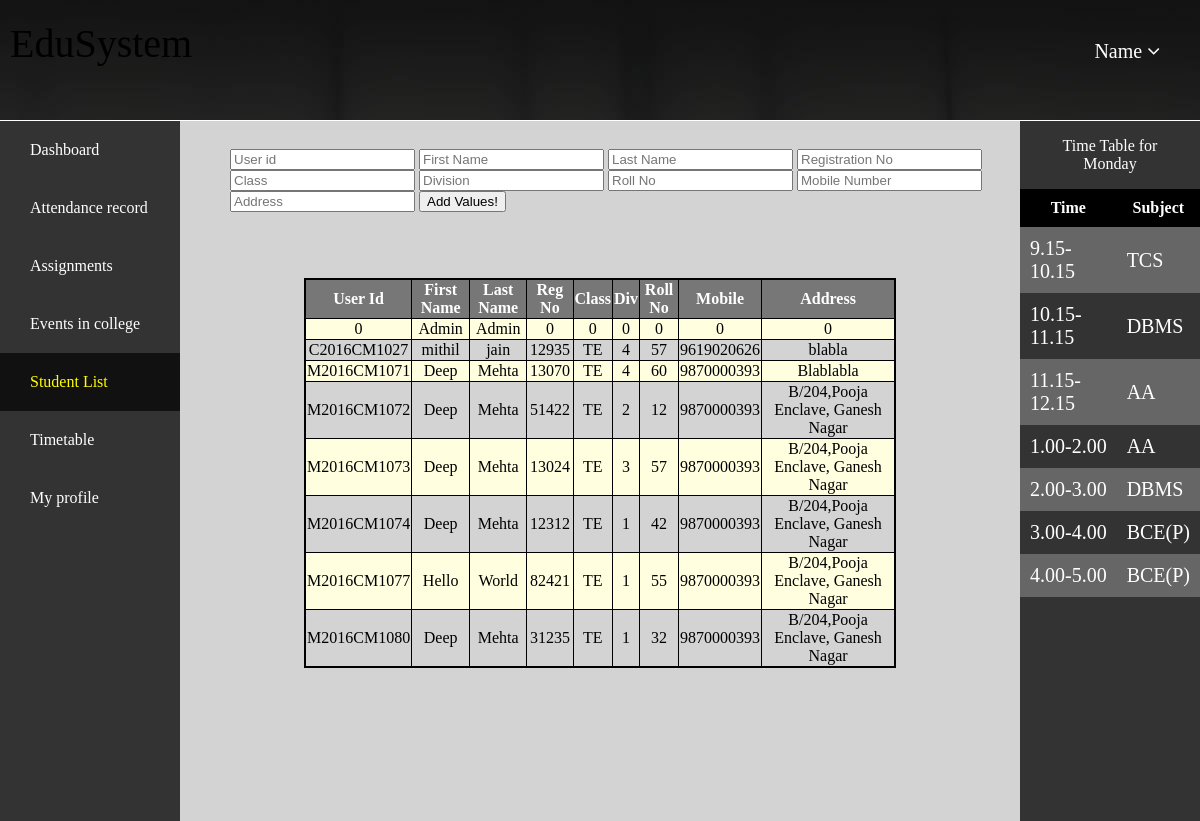
Screenshot of /home.php?page=list.php (signed in) with the database file from the repository.
### tables this page shows
CREATE TABLE `profile` (
  `UserId` varchar(15) NOT NULL,
  `Fname` text NOT NULL,
  `Lname` text NOT NULL,
  `RegNo` int(5) NOT NULL,
  `Class` varchar(2) NOT NULL,
  `Division` int(1) NOT NULL,
  `RollNo` int(2) NOT NULL,
  `MobNo` bigint(10) NOT NULL,
  `Addr` varchar(50) NOT NULL,
  `Pass` varchar(32) NOT NULL DEFAULT 'sakec',
  `S1` int(2) NOT NULL DEFAULT '0',
  `S1t` int(2) NOT NULL DEFAULT '0',
  `S2` int(2) NOT NULL DEFAULT '0',
  `S2t` int(2) NOT NULL DEFAULT '0',
  `S3` int(2) NOT NULL DEFAULT '0',
  `S3t` int(2) NOT NULL DEFAULT '0',
  `S4` int(2) NOT NULL DEFAULT '0',
  `S4t` int(2) NOT NULL DEFAULT '0',
  `S5` int(2) DEFAULT '0',
  `S5t` int(2) NOT NULL DEFAULT '0',
  `Attended` int(2) AS (S1+S2+S3+S4+S5) VIRTUAL,
  `Total` int(2) AS (S1t+S2t+S3t+S4t+S5t) VIRTUAL,
  `Percent` decimal(4,2) AS ((S1+S2+S3+S4+S5)*100/(S1t+S2t+S3t+S4t+S5t)) VIRTUAL
);

CREATE TABLE `timetable` (
  `SrNo` int(1) NOT NULL,
  `Time` varchar(15) NOT NULL,
  `Monday` varchar(15) NOT NULL,
  `Tuesday` varchar(15) NOT NULL,
  `Wednesday` varchar(15) NOT NULL,
  `Thrusday` varchar(15) NOT NULL,
  `Friday` varchar(15) NOT NULL
);

### add_details.php (the view, shortened to what this page needs)
<!DOCTYPE html>
<html lang="en">
<head>
	<link rel="stylesheet" href="Addons/profile.css">
</head>
<body>
	<div class="form">
		<form action="home.php?page=list.php&add_value=true" method="POST">
			<br>
			<input type="text" name="UserId" placeholder="User id">
			<input type="text" name="Fname" placeholder="First Name">
			<input type="text" name="Lname" placeholder="Last Name">
			<input type="number" name="RegNo" placeholder="Registration No">
			<input type="text" name="Class" placeholder="Class">
			<input type="number" name="Division" placeholder="Division">
			<input type="number" name="RollNo" placeholder="Roll No">
			<input type="number" name="MobNo" placeholder="Mobile Number">
			<input type="text" name="Addr" placeholder="Address">
			<input type="submit" name="confirm" id="confirm" value="Add Values!">
		</form>
	</div>
	<div class="list">
		<?php
			$user = 'student';
			$pass = 'sakec';
			$db = 'students';
			$conn = new mysqli('localhost', $user, $pass, $db) or die("Unable to connect to server".$db);
			$get_all = "select * from profile order by UserId";
			$data = mysqli_query($conn, $get_all) or die("No records found.");
			echo "<div class=\"table\"><table><tr><th>User Id</th><th>First Name</th><th>Last Name</th><th>Reg No</th><th>Class</th><th>Div</th><th>Roll No</th><th>Mobile</th><th>Address</th>";
			while($row = mysqli_fetch_assoc($data)) {
				echo "<tr><td>".$row["UserId"]."</td><td>".$row["Fname"]."</td><td>".$row["Lname"]."</td><td>".$row["RegNo"]."</td><td>".$row["Class"]."</td><td>".$row["Division"]."</td><td>".$row["RollNo"]."</td><td>".$row["MobNo"]."</td><td>".$row["Addr"]."</td></tr>";
			}
			echo "</table></div>";
		?>
	</div>
</body>
</html>

### home.php (shortened to what this page needs)
<html>
<head>
    <link rel="stylesheet" type="text/css" href="Addons/home.css">
    <link rel="stylesheet" href="https://cdnjs.cloudflare.com/ajax/libs/font-awesome/4.7.0/css/font-awesome.min.css">
</head>
<body>
    <div class="header">
        <div class="leftheader">
            <p class="pheader">EduSystem</p>
        </div>
        <div class="rightheader">
            <ul class="mainddheader">
                <li><a id="dropdown" href="#" onclick="#">Name        <i class="fa fa-angle-down"></i></a></li>
            </ul>
        </div>
    </div>
    <div class="flex-container">
            <div class="asideleft">
                <ul class="nav">
                    <li><a class="btn <?php if($_GET["page"]==""){echo 'active';}?>" href="home.php">Dashboard</a></li>
                    <li><a class="btn <?php if($_GET["page"]=="attendance.php"){echo 'active';}?>" href="home.php?page=attendance.php">Attendance record</a></li>
                    <li><a class="btn <?php if($_GET["page"]=="assign.php"){echo 'active';}?>" href="#">Assignments</a></li>
                    <li><a class="btn <?php if($_GET["page"]=="events.php"){echo 'active';}?>" href="home.php?page=events.php">Events in college</a></li>
                    <li><a class="btn <?php if($_GET["page"]=="list.php"){echo 'active';}?>" href="home.php?page=list.php">Student List</a></li>
                    <li><a class="btn <?php if($_GET["page"]=="tt.php"){echo 'active';}?>" href="home.php?page=timetable.php">Timetable</a></li>
                    <li><a class="btn <?php if($_GET["page"]=="update.php"){echo 'active';}?>" href="home.php?page=update.php">My profile</a></li>
                </ul>
            </div>
        <div class="maincontent">
            <?php
                if (isset($_GET['page'])&&$_GET['page']!=""){
                    include $_GET['page'];
                }
                else {
                    include 'dashboard.php';
                }
            ?>
        </div>
        <?php
            $user = 'student';
            $pass = 'sakec';
            $db = 'students';
            $conn = new mysqli('localhost', $user, $pass, $db) or die("Unable to connect to server".$db);
            $get_all = "select * from timetable";
            $data = mysqli_query($conn, $get_all) or die("No records found.");
            $row = mysqli_fetch_assoc($data);
            $day = date('l');
            echo '<div class="asideright">
                <div class="iasideright">
                        <p class="tthead" align="center">Time Table for <br>'.$day.' </p>
                        <table class="asiderighttable" >
                            <tr>
                                <th>Time</th>
                                <th>Subject</th>
                            </tr>';
                            echo '<tr>
                                <td>9.15-10.15</td>
                                <td>'.$row[$day].'</td>
                            </tr>';
                            $row = mysqli_fetch_assoc($data);
                            echo '
                            <tr>
                                <td>10.15-11.15</td>
                                <td>'.$row[$day].'</td>
                            </tr>';
                            $row = mysqli_fetch_assoc($data);
                            echo '
                            <tr>
                                <td>11.15-12.15</td>
                                <td>'.$row[$day].'</td>
                            </tr>';
                            $row = mysqli_fetch_assoc($data);
                            echo '
                            <tr>
                                <td>1.00-2.00</td>
                                <td>'.$row[$day].'</td>
                            </tr>';
                            $row = mysqli_fetch_assoc($data);
                            echo '
                            <tr>
                                <td>2.00-3.00</td>
                                <td>'.$row[$day].'</td>
                            </tr>';
                            $row = mysqli_fetch_assoc($data);
                            echo '
                            <tr>
                                <td>3.00-4.00</td>
                                <td>'.$row[$day].'</td>
                            </tr>';
                            $row = mysqli_fetch_assoc($data);
                            echo '
                            <tr>
                                <td>4.00-5.00</td>
                                <td>'.$row[$day].'</td>
                            </tr>
                    </table>
                </div>
            </div>';
        ?>
    </div>
</body>
</html>

### Addons/home.css (style rules this page uses)
body { margin:0; background-image: url(website-design-background-1.jpg); background-repeat: no-repeat; background-position: center top; }
.header { border-bottom:1px solid white; display:flex; width:100%; height:15%; justify-content: center; box-shadow:2px 2px 2px black; }
.flex-container { display: flex; flex-wrap: wrap; }
.asideleft { flex:15%; background-color:#333; }
.maincontent { flex:70%; background-color:#D3D3D3; height:700px; }
.asideright { flex:15%; background-color: #333; }
.leftheader { justify-content: center; flex:80%; }
.pheader { margin:20 0 0 10px; font-family: cursive; font-size: 40px; }
.rightheader { justify-content: center; flex:20%; text-align: right; padding:30px; }
.mainddheader { padding:0; margin:0; list-style-type: none; }
.mainddheader li { font-size:20px; padding:10px; }
.mainddheader li a { text-decoration: none; color:white; }
ul.nav { list-style-type: none; overflow: hidden; padding: 0; margin: 0px; background-color: #333; }
ul.nav > li { padding: 0px; }
ul.nav > li > a { display: block; color: white; border: none; padding: 20px 30px; text-align: left; transition: all 0.7s ease; text-decoration: none; }
ul.nav > li > a.active { background-color: #111; color: yellow; }
.tthead { color: white; }
.asiderighttable { width:100%; background-color: white; }
table,th,td { border-collapse:collapse; }
.asiderighttable th { border:0px; padding:10px; background-color: black; }
.asiderighttable tr:nth-child(odd) { background-color:#333; color:white; }
.asiderighttable tr:nth-child(even) { background-color:#666; color:white; }
.asiderighttable td { border:0; font-size: 20px; padding:10px; }

### Addons/profile.css (style rules this page uses)
.table > table { border: 2px solid black; padding: 2px; border-spacing: 0px; width: 80%; margin-left: auto; margin-right: auto; border-collapse: collapse; }
.table td, th { border: solid 1px black; text-align: center; }
.table th { background-color: #777777; color: white; }
.table tr:nth-child(even) { background-color: lightyellow; }
.form { padding: 10px 0px 0px 50px; }
.list { padding: 50px; }

### rows the page displays
profile: UserId "0", Fname "Admin", Lname "Admin", RegNo "0", Class "0", Division "0", RollNo "0", MobNo "0", Addr "0"
profile: UserId "C2016CM1027", Fname "mithil", Lname "jain", RegNo "12935", Class "TE", Division "4", RollNo "57", MobNo "9619020626", Addr "blabla"
profile: UserId "M2016CM1071", Fname "Deep", Lname "Mehta", RegNo "13070", Class "TE", Division "4", RollNo "60", MobNo "9870000393", Addr "Blablabla"
profile: UserId "M2016CM1072", Fname "Deep", Lname "Mehta", RegNo "51422", Class "TE", Division "2", RollNo "12", MobNo "9870000393", Addr "B/204,Pooja Enclave, Ganesh Nagar"
profile: UserId "M2016CM1073", Fname "Deep", Lname "Mehta", RegNo "13024", Class "TE", Division "3", RollNo "57", MobNo "9870000393", Addr "B/204,Pooja Enclave, Ganesh Nagar"
profile: UserId "M2016CM1074", Fname "Deep", Lname "Mehta", RegNo "12312", Class "TE", Division "1", RollNo "42", MobNo "9870000393", Addr "B/204,Pooja Enclave, Ganesh Nagar"
profile: UserId "M2016CM1077", Fname "Hello", Lname "World", RegNo "82421", Class "TE", Division "1", RollNo "55", MobNo "9870000393", Addr "B/204,Pooja Enclave, Ganesh Nagar"
profile: UserId "M2016CM1080", Fname "Deep", Lname "Mehta", RegNo "31235", Class "TE", Division "1", RollNo "32", MobNo "9870000393", Addr "B/204,Pooja Enclave, Ganesh Nagar"
timetable: Monday "TCS"
timetable: Monday "DBMS"
timetable: Monday "AA"
timetable: Monday "AA"
timetable: Monday "DBMS"
timetable: Monday "BCE(P)"
timetable: Monday "BCE(P)"
